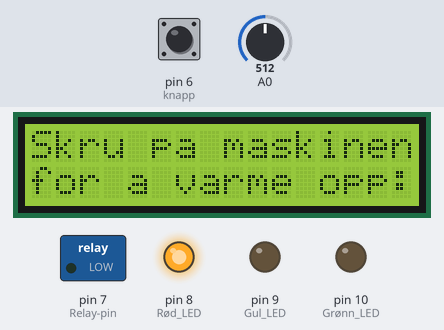
A sketch run on a simulated Arduino Uno, built with avr-gcc and run on an emulated ATmega328P. On the bench: 16×2 character LCD, switched loads named in the sketch (green lamp = pin HIGH), output pins drawn as LEDs (lit = HIGH). The test bench sets the inputs (shaded band); at power-on: pin 6 (knapp) LOW, A0 = 512.

Above: at 1.2 s.
1.3 s: pin 6 (knapp) pulsed HIGH 2 times (0.12 s each, 0.3 s apart)
At 1.81 s:
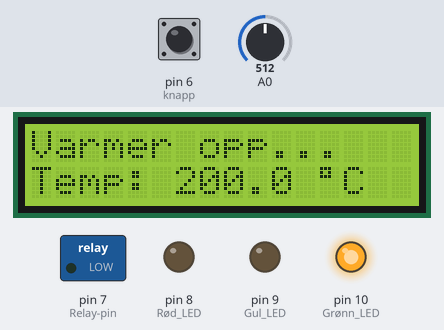
At 3.3 s:
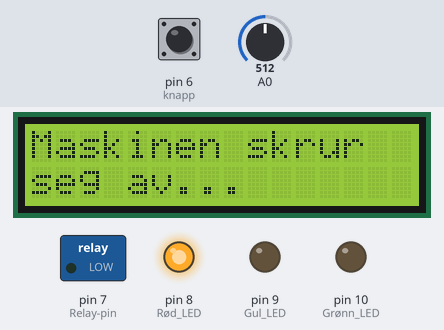
Timing chart, 0 to 4.8 s (numbered marks = the images above; inputs shaded):
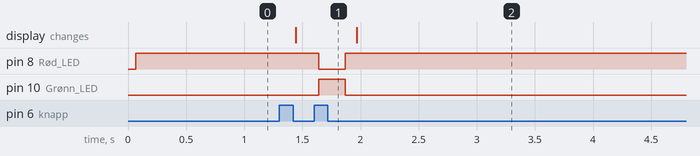

Measured:
- after the input at 1.3 s, pin 8 (Rød_LED): HIGH → LOW after 0.34 s, → HIGH 0.23 s later; pin 10 (Grønn_LED): LOW → HIGH after 0.34 s, → LOW 0.23 s later; the display: changes after 0.14 s (image 1)

The sketch:

Baduino.ino
```cpp
#include <LiquidCrystal.h> // importerer bibliotek for LCD-skjerm

LiquidCrystal lcd(12, 11, 5, 4, 3, 2);
int sensorPin = 0; //TR36, tempmåler på pin A0
float tempC; // Variabel for grader i Celcius

const int knapp = 6; // Knappen er koblet til pin-6
int knappState; // Variabel som holder

int val;  // Variabler som senere tar vare på avlesning...
int val2; // ...av 'knapp'

int Mode = 0; // Variabel som holder oversikt over hvilke modus maskinen befinner seg i

float getTemperature(int pin) {         // Gjør om analogt signal fra TMP36 til ekvivalent verdi i Celsius
  float temperatur = analogRead(pin);   // Denne formelen er hentet fra bruker "GioMac" på https://create.arduino.cc/
  float voltage = temperatur * 5.0;
  voltage = voltage / 1024.0;
  return ((voltage - 0.5) * 100);
}

//######################################################################
//######################################################################

void setup() {
  pinMode(7, OUTPUT); //Relay-pin

  pinMode(10, OUTPUT); //Grønn LED
  pinMode(9, OUTPUT); //Gul LED
  pinMode(8, OUTPUT); //Rød LED

  pinMode(knapp, INPUT);              // Knapp tar input-signal
  knappState = digitalRead(knapp);    //Variabel for å lagre hvilken tilstand knappen er i

  lcd.begin(16, 2);                   // Setter LCDen sine kolonner og rader

  tempC = getTemperature(sensorPin);  //Gir Celciusverdi fra TMP36 til tempC
  lcd.setCursor(0,0);
  lcd.print("Skru pa maskinen");      //Skriver ut på første(0) linje av lcd
  lcd.setCursor(0,1);
  lcd.print ("for a varme opp:");     //Skriver ut på andre(1) linje av lcd
  digitalWrite(8, HIGH);              //Rød LED lyser
}

//######################################################################
//######################################################################

void loop() {
  val = digitalRead(knapp);   // 'val' og 'val2' holder samme verdi. Når brukeren trykker inn knappen...
  delay(10);                  // ...lagrer den verdien i begge val-variablene med et kort opphold...
  val2 = digitalRead(knapp);  // ...for å sikre at brukeren trykket 'godt nok'.

  if (val == val2) {          // Hvis begge val-verdiene er like, sjekk videre ->
    if (val != knappState) {  // Om 'val' ikke har samme verdi som knappState
      if (val == LOW) {       // Gjør ingenting om knappen ikke er trykket
        if (Mode == 0) {      // Hvis brukeren har trykket og vi befinner oss i "Mode 0"...
          Mode = 1;           // ...sett Mode-verdien til 1
        } else {              //
          if (Mode == 1) {    // Hvis brukeren har trykket og vi befinner oss i "Mode 1"...
            Mode = 2;         // ...sett Mode-verdien til 2
          } else {            //
            if (Mode == 2) {  // Hvis brukeren har trykket og vi befinner oss i "Mode 2"...
              Mode = 0;       // ...sett Mode-verdien til 0.
            }
          }
        }
      }
    }
    knappState = val; // gir knappState verdien til 'val' etter alle if-sjekkene er ferdig
  }

  if (Mode == 0) { //Når Mode har verdien '0', er den i
    tempC = getTemperature(sensorPin);  //Gir Celciusverdi fra TMP36 til tempC
    lcd.setCursor(0,0);
    lcd.print("Skru pa maskinen");      //Skriver ut på første linje av lcd
    lcd.setCursor(0,1);
    lcd.print ("for a varme opp:");     //Skriver ut på andre linje av lcd
    digitalWrite(8, HIGH);              //Rød LED lyser
  }

  if (Mode == 1) { // Når Mode har verdi '1', skrur den på relayen som lar boksen varmes opp
    lcd.clear(); // Fjerner det som allerede er på skjermen
    tempC = getTemperature(sensorPin); //Gir Celciusverdi fra TMP36 til tempC
    lcd.setCursor(0,0);
    lcd.print("Varmer opp...");       //Skriver ut på første linje av lcd
    lcd.setCursor(0,1);
    lcd.print("Temp: "); lcd.print (tempC, 1); lcd.print(" "); lcd.print((char)223); lcd.print("C"); //Skriver ut på andre linje av lcd
    delay(200); // 2 millesekunder mellom hver lesing

      if (tempC <= 30) { // Hvis temperaturen er mindre/lik 30 grader..
        digitalWrite(10, LOW);
        digitalWrite(9, HIGH);  //Gul pin lyser
        digitalWrite(8, LOW);
        digitalWrite(7, HIGH);  //Relay skrus på
      } else {
        digitalWrite(10, HIGH); //Grønn pin lyser
        digitalWrite(9, LOW);
        digitalWrite(8, LOW);
        digitalWrite(7, LOW);   //Relay skrus av
      }
  }

  if (Mode == 2) { // Knappen er trykket inn 2 ganger
    digitalWrite(10, LOW);
    digitalWrite(9, LOW);
    digitalWrite(8, HIGH);    //Rød pin lyser
    digitalWrite(7, LOW);     //Realy skrus av

    lcd.clear(); // Fjerner det som allerede er på skjermen
    lcd.setCursor(0,0);
    lcd.print("Maskinen skrur"); //Skriver ut på første linje av lcd
    lcd.setCursor(0,1);
    lcd.print("seg av..."); // Skriver ut på andre linje av lcd
  }
}
```
